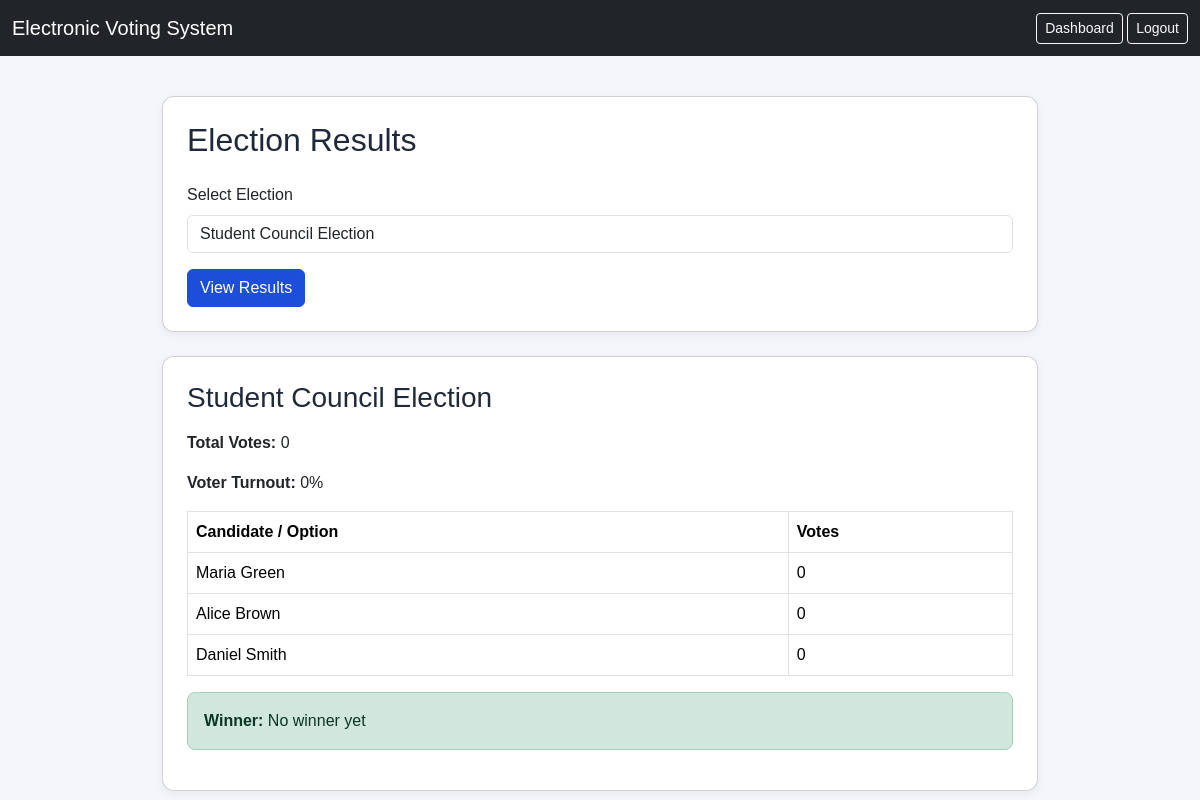
The page /results.php?election_id=1 (signed in) on the database its author committed.
### tables this page shows
CREATE TABLE elections (
  election_id INT(11) NOT NULL AUTO_INCREMENT,
  title VARCHAR(150) NOT NULL,
  description TEXT DEFAULT NULL,
  start_date DATETIME NOT NULL,
  end_date DATETIME NOT NULL,
  status ENUM('active','closed','published') DEFAULT 'active',
  created_at TIMESTAMP NOT NULL DEFAULT CURRENT_TIMESTAMP,
  PRIMARY KEY (election_id)
);

CREATE TABLE candidates (
  candidate_id INT(11) NOT NULL AUTO_INCREMENT,
  election_id INT(11) NOT NULL,
  candidate_name VARCHAR(150) NOT NULL,
  description TEXT DEFAULT NULL,
  PRIMARY KEY (candidate_id),
  KEY election_id (election_id),
  CONSTRAINT candidates_ibfk_1 FOREIGN KEY (election_id) REFERENCES elections (election_id) ON DELETE CASCADE
);

### results.php (the view, shortened to what this page needs)
<?php
require_once "config.php";
$selected_election_id = isset($_GET["election_id"]) ? intval($_GET["election_id"]) : 0;
$elections = $conn->query("SELECT election_id, title FROM elections ORDER BY created_at DESC");
$results = null;
$election_title = "";
$total_votes = 0;
$winner = "No winner yet";
$turnout = 0;
if ($selected_election_id > 0) {
    $title_stmt = $conn->prepare("SELECT title FROM elections WHERE election_id = ?");
    $title_stmt->bind_param("i", $selected_election_id);
    $title_stmt->execute();
    $title_result = $title_stmt->get_result();
    if ($title_result->num_rows === 1) {
        $election_title = $title_result->fetch_assoc()["title"];
    }
    $stmt = $conn->prepare("
        SELECT
            candidates.candidate_id,
            candidates.candidate_name,
            COUNT(votes.vote_id) AS vote_count
        FROM candidates
        LEFT JOIN votes ON candidates.candidate_id = votes.candidate_id
        WHERE candidates.election_id = ?
        GROUP BY candidates.candidate_id, candidates.candidate_name
        ORDER BY vote_count DESC
    ");
    $stmt->bind_param("i", $selected_election_id);
    $stmt->execute();
    $results = $stmt->get_result();
    $total_stmt = $conn->prepare("SELECT COUNT(*) AS total_votes FROM votes WHERE election_id = ?");
    $total_stmt->bind_param("i", $selected_election_id);
    $total_stmt->execute();
    $total_votes_result = $total_stmt->get_result();
    $total_votes = $total_votes_result->fetch_assoc()["total_votes"];
    $voter_count_result = $conn->query("SELECT COUNT(*) AS total_voters FROM users WHERE role = 'voter' AND status = 'active'");
    $total_voters = $voter_count_result->fetch_assoc()["total_voters"];
    if ($total_voters > 0) {
        $turnout = round(($total_votes / $total_voters) * 100, 2);
    }
}
?>
<!DOCTYPE html>
<html>
<head>
    <link href="https://cdn.jsdelivr.net/npm/bootstrap@5.3.3/dist/css/bootstrap.min.css" rel="stylesheet">
    <link href="css/style.css" rel="stylesheet">
</head>
<body>
<nav class="navbar navbar-expand-lg navbar-dark bg-dark">
    <div class="container-fluid">
        <a class="navbar-brand" href="#">Electronic Voting System</a>
        <div>
            <?php if ($_SESSION["role"] === "admin"): ?>
                <a href="admin_dashboard.php" class="btn btn-outline-light btn-sm">Dashboard</a>
            <?php else: ?>
                <a href="voter_dashboard.php" class="btn btn-outline-light btn-sm">Dashboard</a>
            <?php endif; ?>
            <a href="logout.php" class="btn btn-outline-light btn-sm">Logout</a>
        </div>
    </div>
</nav>
<div class="container">
    <div class="card p-4 mb-4">
        <h2 class="mb-4">Election Results</h2>
        <form method="GET" action="">
            <div class="mb-3">
                <label class="form-label">Select Election</label>
                <select name="election_id" class="form-control" required>
                    <?php while ($election = $elections->fetch_assoc()): ?>
                        <option value="<?php echo $election["election_id"]; ?>"
                            <?php if ($selected_election_id == $election["election_id"]) echo "selected"; ?>>
                            <?php echo htmlspecialchars($election["title"]); ?>
                        </option>
                    <?php endwhile; ?>
                </select>
            </div>
            <button type="submit" class="btn btn-primary">View Results</button>
        </form>
    </div>
    <?php if ($selected_election_id > 0): ?>
        <div class="card p-4">
            <h3 class="mb-3"><?php echo htmlspecialchars($election_title); ?></h3>
            <p><strong>Total Votes:</strong> <?php echo $total_votes; ?></p>
            <p><strong>Voter Turnout:</strong> <?php echo $turnout; ?>%</p>
            <table class="table table-bordered">
                <thead>
                    <tr>
                        <th>Candidate / Option</th>
                        <th>Votes</th>
                    </tr>
                </thead>
                <tbody>
                    <?php
                    if ($results && $results->num_rows > 0):
                        while ($row = $results->fetch_assoc()):
                    ?>
                            <tr>
                                <td><?php echo htmlspecialchars($row["candidate_name"]); ?></td>
                                <td><?php echo $row["vote_count"]; ?></td>
                            </tr>
                    <?php
                        endwhile;
                    else:
                    ?>
                        <tr>
                            <td colspan="2">No candidates found for this election.</td>
                        </tr>
                    <?php endif; ?>
                </tbody>
            </table>
            <div class="alert alert-success">
                <strong>Winner:</strong> <?php echo htmlspecialchars($winner); ?>
            </div>
        </div>
    <?php endif; ?>
</div>
</body>
</html>

### css/style.css (style rules this page uses)
body { background: #f4f6f9; font-family: Arial, sans-serif; }
.container { max-width: 900px; margin-top: 40px; }
h1, h2, h3 { color: #1f2937; }
.btn-primary { background-color: #1d4ed8; border-color: #1d4ed8; }
.card { border-radius: 12px; box-shadow: 0 3px 10px rgba(0,0,0,0.06); }
.navbar { margin-bottom: 30px; }
.alert { border-radius: 8px; }

### rows shown on the page
elections: title "Student Council Election"
candidates: candidate_name "Maria Green", vote_count "0"
candidates: candidate_name "Alice Brown", vote_count "0"
candidates: candidate_name "Daniel Smith", vote_count "0"

### other values the page prints
$total_votes "0"
$turnout "0"
$winner "No winner yet"
form field election_id "Student Council Election"
